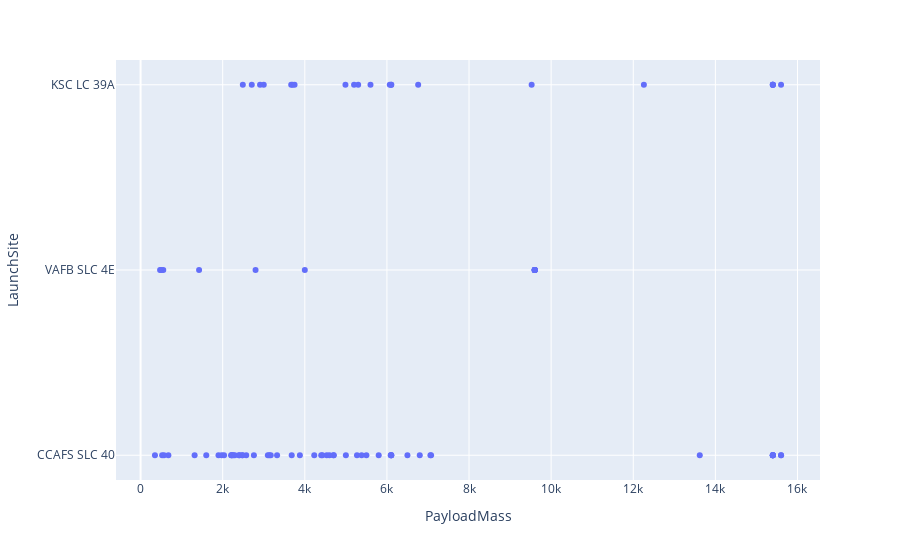

Notebook code cell kept with this figure:
### Code cell
px.scatter(data_frame= df, y='LaunchSite',  x= 'PayloadMass',)

### Figure 1 — Plotly figure (JSON) as saved in the notebook; plotly's stock layout.template omitted (floating-point values rounded to 4 significant figures)
{"data": [{"hovertemplate": "PayloadMass=%{x}<br>LaunchSite=%{y}<extra></extra>", "legendgroup": "", "marker": {"color": "#636efa", "symbol": "circle"}, "mode": "markers", "name": "", "orientation": "h", "showlegend": false, "type": "scatter", "x": [6105.0, 525, 677, 500, 3170, 3325, 2296, 1316, 4535, 4428, 2216, 2395, 570, 1898, 4707, 2477, 2034, 553, 5271, 3136, 4696, 3100, 2257, 4600, 5500, 9600, 2490, 5600, 5300, 6105.0, 6070, 2708, 3669, 9600, 6761, 2910, 475, 4990, 9600, 5200, 3700, 2205, 9600, 6105.0, 4230, 6092, 9600, 2760, 350, 3750, 5384.0, 2410, 7076, 9600, 5800, 7060, 2800, 3000, 4000, 2573, 4400, 9600, 12259, 2482, 13620, 1425, 2228.0, 6500, 15600, 5000, 6800, 15400, 6105.0, 15600, 15400, 1977, 15600, 15400, 9525, 15400, 15400, 3880, 6105.0, 15400, 1600, 15400, 15400, 15400, 15400, 3681], "xaxis": "x", "y": ["CCAFS SLC 40", "CCAFS SLC 40", "CCAFS SLC 40", "VAFB SLC 4E", "CCAFS SLC 40", "CCAFS SLC 40", "CCAFS SLC 40", "CCAFS SLC 40", "CCAFS SLC 40", "CCAFS SLC 40", "CCAFS SLC 40", "CCAFS SLC 40", "CCAFS SLC 40", "CCAFS SLC 40", "CCAFS SLC 40", "CCAFS SLC 40", "CCAFS SLC 40", "VAFB SLC 4E", "CCAFS SLC 40", "CCAFS SLC 40", "CCAFS SLC 40", "CCAFS SLC 40", "CCAFS SLC 40", "CCAFS SLC 40", "CCAFS SLC 40", "VAFB SLC 4E", "KSC LC 39A", "KSC LC 39A", "KSC LC 39A", "KSC LC 39A", "KSC LC 39A", "KSC LC 39A", "KSC LC 39A", "VAFB SLC 4E", "KSC LC 39A", "KSC LC 39A", "VAFB SLC 4E", "KSC LC 39A", "VAFB SLC 4E", "KSC LC 39A", "KSC LC 39A", "CCAFS SLC 40", "VAFB SLC 4E", "CCAFS SLC 40", "CCAFS SLC 40", "CCAFS SLC 40", "VAFB SLC 4E", "CCAFS SLC 40", "CCAFS SLC 40", "KSC LC 39A", "CCAFS SLC 40", "CCAFS SLC 40", "CCAFS SLC 40", "VAFB SLC 4E", "CCAFS SLC 40", "CCAFS SLC 40", "VAFB SLC 4E", "KSC LC 39A", "VAFB SLC 4E", "CCAFS SLC 40", "CCAFS SLC 40", "VAFB SLC 4E", "KSC LC 39A", "CCAFS SLC 40", "CCAFS SLC 40", "VAFB SLC 4E", "CCAFS SLC 40", "CCAFS SLC 40", "CCAFS SLC 40", "CCAFS SLC 40", "CCAFS SLC 40", "CCAFS SLC 40", "KSC LC 39A", "CCAFS SLC 40", "CCAFS SLC 40", "CCAFS SLC 40", "KSC LC 39A", "KSC LC 39A", "KSC LC 39A", "CCAFS SLC 40", "CCAFS SLC 40", "CCAFS SLC 40", "CCAFS SLC 40", "CCAFS SLC 40", "CCAFS SLC 40", "KSC LC 39A", "KSC LC 39A", "KSC LC 39A", "CCAFS SLC 40", "CCAFS SLC 40"], "yaxis": "y"}], "layout": {"legend": {"tracegroupgap": 0}, "margin": {"t": 60}, "xaxis": {"anchor": "y", "domain": [0, 1], "title": {"text": "PayloadMass"}}, "yaxis": {"anchor": "x", "domain": [0, 1], "title": {"text": "LaunchSite"}}}}
